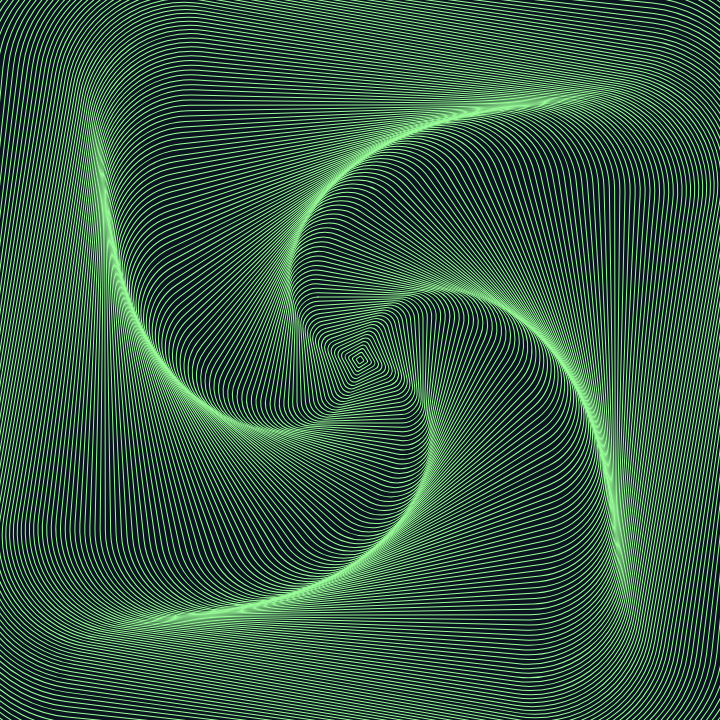
Frame 1 (no input)
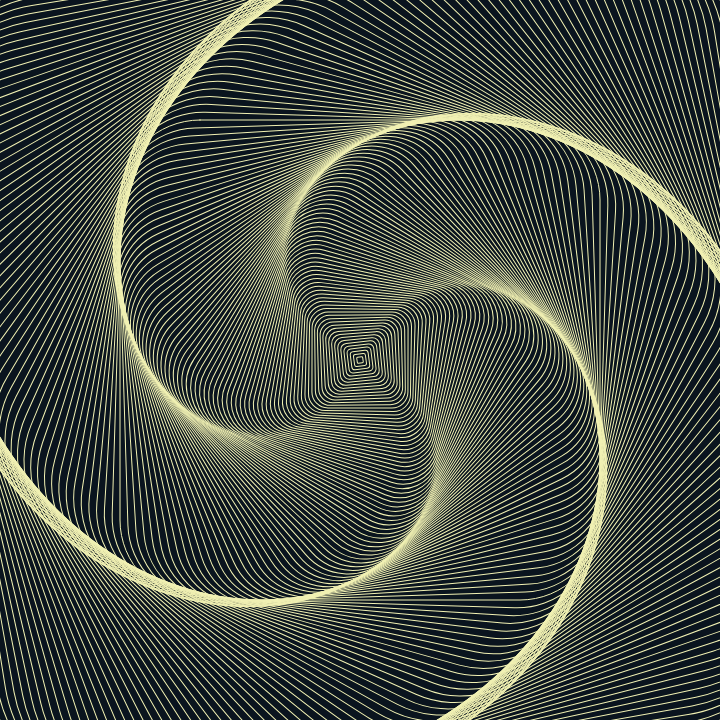
Frame 60 (no input)
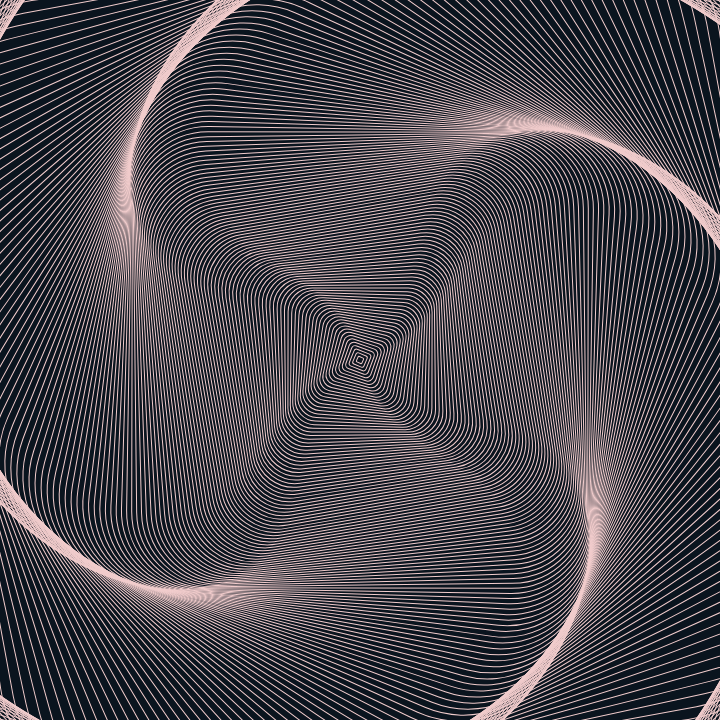
Frame 120 (the mouse pressed at the canvas centre since frame 60)

The p5.js sketch that drew these frames (run headless with seeded random() and noise() and a simulated clock; from frame 60 on, the mouse is pressed at the canvas centre):

// p5.js sketch
// ── sketch.js
function setup() {
  createCanvas(720, 720)
  angleMode(DEGREES)
  rectMode(RADIUS)
}

function draw() {
  background(10, 20, 30)
  noFill()

  translate(width / 2, height / 2)
  for (let i = 0; i < 200; i++) {
    push()
    rotate(sin(frameCount + i) * 100)

    let r = map(sin(frameCount), -1, 1, 50, 255)
    let g = map(cos(frameCount / 2), -1, 1, 50, 255)
    let b = map(sin(frameCount / 4), -1, 1, 50, 255)
    stroke(r, g, b)
    rect(0, 0, 600 - i * 3, 600 - i * 3, 200 - i)

    pop()
  }
}
